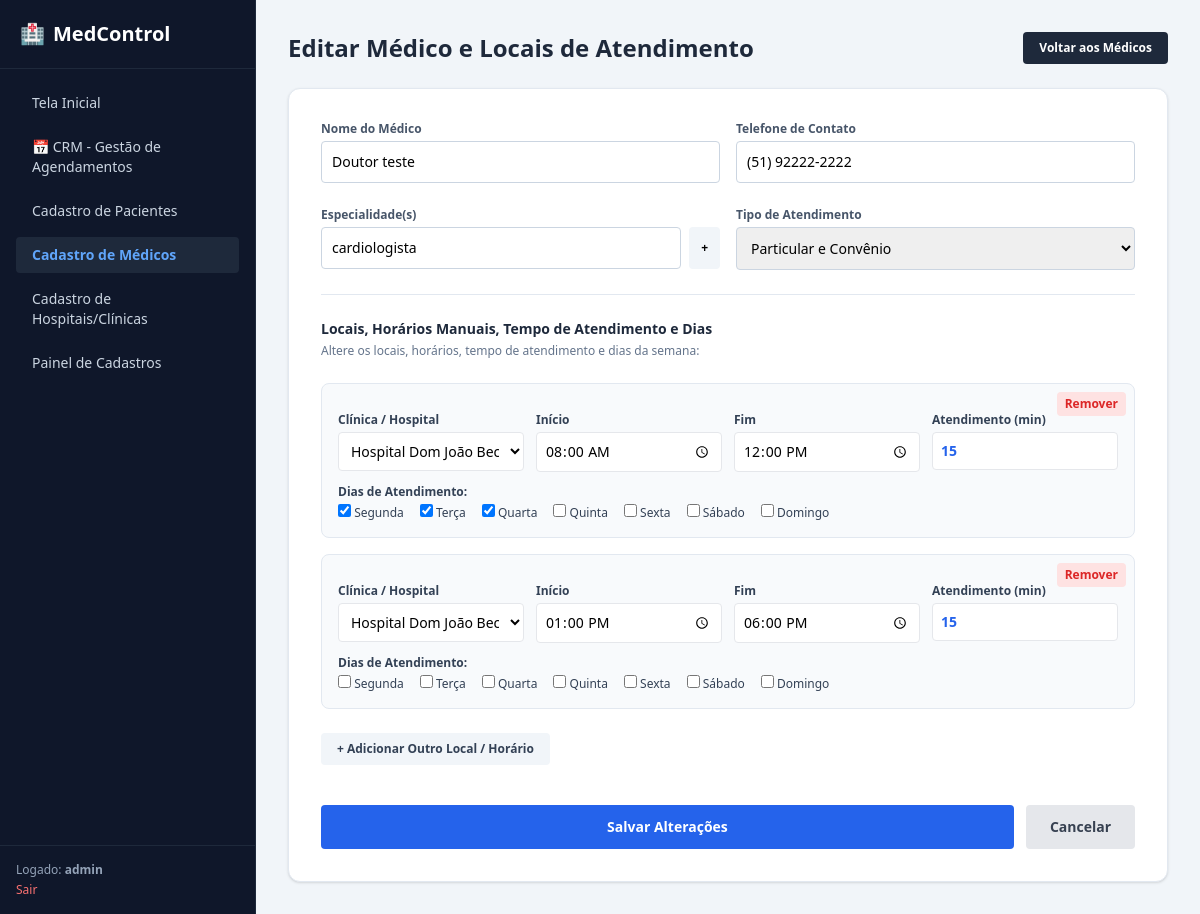
/editar/medico/1 (signed in), run on the app's committed database.
### tables this page shows
CREATE TABLE usuarios (
        id INTEGER PRIMARY KEY AUTOINCREMENT,
        username TEXT UNIQUE NOT NULL,
        senha TEXT NOT NULL,
        is_admin BOOLEAN NOT NULL,
        status TEXT DEFAULT 'ativo'
    , primeiro_acesso BOOLEAN DEFAULT 1, nome_completo TEXT, cpf TEXT, telefone TEXT, email TEXT, rua TEXT, numero TEXT, complemento TEXT, bairro TEXT, cidade TEXT, cep TEXT, endereco TEXT);

CREATE TABLE medicos (
        id INTEGER PRIMARY KEY AUTOINCREMENT,
        nome TEXT NOT NULL,
        especialidade TEXT NOT NULL,
        telefone TEXT,
        tipo_atendimento TEXT NOT NULL
    );

CREATE TABLE medico_locais (
        id INTEGER PRIMARY KEY AUTOINCREMENT,
        medico_id INTEGER,
        clinica_id INTEGER,
        dias TEXT,
        horario_inicio TEXT,
        horario_fim TEXT,
        duracao_minutos INTEGER DEFAULT 30
    );

CREATE TABLE clinicas (
        id INTEGER PRIMARY KEY AUTOINCREMENT,
        nome TEXT NOT NULL,
        telefone TEXT,
        endereco TEXT,
        modalidade TEXT DEFAULT 'Particular'
    , email TEXT, rua TEXT, numero TEXT, complemento TEXT, bairro TEXT, cidade TEXT, cep TEXT);

### app.py (the view, shortened to what this page needs)
@app.route('/editar/medico/<int:id>', methods=['GET', 'POST'])
@login_required
def editar_medico(id):
    conn = get_db_connection()
    medico = conn.execute('SELECT * FROM medicos WHERE id = ?', (id,)).fetchone()
    locais = conn.execute('SELECT * FROM medico_locais WHERE medico_id = ?', (id,)).fetchall()
    clinicas = conn.execute('SELECT * FROM clinicas').fetchall()
    conn.close()
    return render_template('editar_medico.html', medico=medico, locais=locais, clinicas=clinicas)

### app.py (called while the page is built)
def get_db_connection():
    conn = sqlite3.connect('database.db')
    conn.row_factory = sqlite3.Row
    return conn

def login_required(f):
    @wraps(f)
    def decorated_function(*args, **kwargs):
        if 'user_id' not in session:
            return redirect(url_for('login'))
        conn = get_db_connection()
        user = conn.execute('SELECT * FROM usuarios WHERE id = ?', (session['user_id'],)).fetchone()
        conn.close()
        if not user or user['status'] == 'bloqueado':
            session.clear()
            flash('Sua conta está bloqueada ou inativa.', 'danger')
            return redirect(url_for('login'))
        if user['primeiro_acesso'] and request.endpoint not in ['alterar_senha', 'logout']:
            return redirect(url_for('alterar_senha'))
        return f(*args, **kwargs)
    return decorated_function

### templates/editar_medico.html (shortened to what this page needs)
<!DOCTYPE html>
<html lang="pt-br">
<head>
    <script src="https://cdn.tailwindcss.com"></script>
</head>
<body class="bg-slate-100 flex h-screen overflow-hidden">
    <div class="w-64 bg-slate-900 text-slate-300 border-r border-slate-800 flex flex-col justify-between">
        <div>
            <div class="p-5 font-bold text-xl text-white border-b border-slate-800 flex items-center gap-2">
                <span>🏥</span> MedControl
            </div>
            <nav class="p-4 space-y-2 text-sm">
                <a href="/" class="block px-4 py-2 rounded hover:bg-slate-800 text-slate-300">Tela Inicial</a>
                <a href="/crm" class="block px-4 py-2 rounded hover:bg-slate-800 text-slate-300">📅 CRM - Gestão de Agendamentos</a>
                <a href="/pacientes" class="block px-4 py-2 rounded hover:bg-slate-800 text-slate-300">Cadastro de Pacientes</a>
                <a href="/medicos" class="block px-4 py-2 rounded bg-slate-800 text-blue-400 font-semibold">Cadastro de Médicos</a>
                <a href="/clinicas" class="block px-4 py-2 rounded hover:bg-slate-800 text-slate-300">Cadastro de Hospitais/Clínicas</a>
                <a href="/cadastros" class="block px-4 py-2 rounded hover:bg-slate-800 text-slate-300">Painel de Cadastros</a>
            </nav>
        </div>
        <div class="p-4 border-t border-slate-800 text-xs">
            <span class="text-slate-400 block">Logado: <b>{{ session.username }}</b></span>
            <a href="/logout" class="text-red-400 hover:underline mt-1 block">Sair</a>
        </div>
    </div>
    <div class="flex-1 flex flex-col overflow-y-auto p-8">
        <div class="max-w-4xl mx-auto w-full">
            <div class="flex justify-between items-center mb-6">
                <h1 class="text-2xl font-bold text-slate-800">Editar Médico e Locais de Atendimento</h1>
                <a href="/cadastros?secao=medicos" class="bg-slate-800 text-white px-4 py-2 rounded text-xs font-bold hover:bg-slate-900">Voltar aos Médicos</a>
            </div>
            <div class="bg-white p-8 rounded-xl shadow border border-slate-200">
                <form method="POST" class="space-y-6">
                    <div class="grid grid-cols-2 gap-4">
                        <div>
                            <label class="block text-xs font-semibold text-slate-600 mb-1">Nome do Médico</label>
                            <input type="text" name="nome" value="{{ medico.nome }}" required class="w-full p-2.5 border border-slate-300 rounded text-sm">
                        </div>
                        <div>
                            <label class="block text-xs font-semibold text-slate-600 mb-1">Telefone de Contato</label>
                            <input type="text" name="telefone" value="{{ medico.telefone or '' }}" oninput="mascaraTelefone(this)" class="w-full p-2.5 border border-slate-300 rounded text-sm">
                        </div>
                    </div>
                    <div class="grid grid-cols-2 gap-4">
                        <div id="especialidades-container">
                            <label class="block text-xs font-semibold text-slate-600 mb-1">Especialidade(s)</label>
                            <div class="flex gap-2">
                                <input type="text" name="especialidades[]" value="{{ medico.especialidade }}" required class="w-full p-2.5 border border-slate-300 rounded text-sm">
                                <button type="button" onclick="adicionarEspecialidade()" class="bg-slate-100 px-3 py-2 rounded font-bold hover:bg-slate-200 text-xs">+</button>
                            </div>
                        </div>
                        <div>
                            <label class="block text-xs font-semibold text-slate-600 mb-1">Tipo de Atendimento</label>
                            <select name="tipo_atendimento" class="w-full p-2.5 border border-slate-300 rounded text-sm">
                                <option value="Particular e Convênio" {% if medico.tipo_atendimento == 'Particular e Convênio' %}selected{% endif %}>Particular e Convênio</option>
                            </select>
                        </div>
                    </div>
                    <hr class="border-slate-200">
                    <div>
                        <h3 class="text-sm font-bold text-slate-800 mb-1">Locais, Horários Manuais, Tempo de Atendimento e Dias</h3>
                        <p class="text-xs text-slate-500 mb-4">Altere os locais, horários, tempo de atendimento e dias da semana:</p>
                    </div>
                    <div id="locais-container" class="space-y-4">
                        {% if locais %}
                            {% for l in locais %}
                            <div class="bg-slate-50 p-4 rounded-lg border border-slate-200 space-y-3 relative">
                                <button type="button" onclick="this.parentElement.remove()" class="absolute top-2 right-2 bg-red-100 text-red-600 px-2 py-1 rounded text-xs font-bold hover:bg-red-200">Remover</button>
                                <div class="grid grid-cols-1 md:grid-cols-4 gap-3">
                                    <div>
                                        <label class="text-xs font-semibold block mb-1 text-slate-700">Clínica / Hospital</label>
                                        <select name="clinica_id[]" class="w-full p-2 border rounded text-sm bg-white">
                                            {% for cl in clinicas %}
                                            <option value="{{ cl.id }}" {% if cl.id == l.clinica_id %}selected{% endif %}>{{ cl.nome }}</option>
                                            {% endfor %}
                                        </select>
                                    </div>
                                    <div>
                                        <label class="text-xs font-semibold block mb-1 text-slate-700">Início</label>
                                        <input type="time" name="horario_inicio[]" value="{{ l.horario_inicio }}" class="w-full p-2 border rounded text-sm bg-white">
                                    </div>
                                    <div>
                                        <label class="text-xs font-semibold block mb-1 text-slate-700">Fim</label>
                                        <input type="time" name="horario_fim[]" value="{{ l.horario_fim }}" class="w-full p-2 border rounded text-sm bg-white">
                                    </div>
                                    <div>
                                        <label class="text-xs font-semibold block mb-1 text-slate-700">Atendimento (min)</label>
                                        <input type="number" name="duracao_minutos[]" value="{{ l.duracao_minutos or 30 }}" step="5" min="5" class="w-full p-2 border rounded text-sm bg-white font-bold text-blue-600">
                                    </div>
                                </div>
                                <div>
                                    <label class="text-xs font-semibold block mb-1 text-slate-700">Dias de Atendimento:</label>
                                    <div class="flex flex-wrap gap-4 text-xs text-slate-700">
                                        {% set dias_atuais = l.dias.split(', ') if l.dias else [] %}
                                        <label><input type="checkbox" name="dias_{{ loop.index0 }}[]" value="Segunda" {% if 'Segunda' in dias_atuais %}checked{% endif %}> Segunda</label>
                                        <label><input type="checkbox" name="dias_{{ loop.index0 }}[]" value="Terça" {% if 'Terça' in dias_atuais %}checked{% endif %}> Terça</label>
                                        <label><input type="checkbox" name="dias_{{ loop.index0 }}[]" value="Quarta" {% if 'Quarta' in dias_atuais %}checked{% endif %}> Quarta</label>
                                        <label><input type="checkbox" name="dias_{{ loop.index0 }}[]" value="Quinta" {% if 'Quinta' in dias_atuais %}checked{% endif %}> Quinta</label>
                                        <label><input type="checkbox" name="dias_{{ loop.index0 }}[]" value="Sexta" {% if 'Sexta' in dias_atuais %}checked{% endif %}> Sexta</label>
                                        <label><input type="checkbox" name="dias_{{ loop.index0 }}[]" value="Sábado" {% if 'Sábado' in dias_atuais %}checked{% endif %}> Sábado</label>
                                        <label><input type="checkbox" name="dias_{{ loop.index0 }}[]" value="Domingo" {% if 'Domingo' in dias_atuais %}checked{% endif %}> Domingo</label>
                                    </div>
                                </div>
                            </div>
                            {% endfor %}
                        {% endif %}
                    </div>
                    <button type="button" onclick="adicionarLocal()" class="bg-slate-100 text-slate-700 px-4 py-2 rounded text-xs font-bold hover:bg-slate-200">+ Adicionar Outro Local / Horário</button>
                    <div class="flex gap-3 pt-4">
                        <button type="submit" class="flex-1 bg-blue-600 hover:bg-blue-700 text-white font-semibold py-3 rounded text-sm transition">Salvar Alterações</button>
                        <a href="/cadastros?secao=medicos" class="bg-gray-200 text-gray-700 px-6 py-3 rounded font-semibold text-sm flex items-center justify-center hover:bg-gray-300">Cancelar</a>
                    </div>
                </form>
            </div>
        </div>
    </div>
</body>
</html>

### data on the page
usuarios: username "admin"
medicos: nome "Doutor teste", telefone "(51) 92222-2222", especialidade "cardiologista", tipo_atendimento "Particular e Convênio"
medico_locais: clinica.nome "Hospital Dom João Becker", horario_inicio "08:00", horario_fim "12:00", duracao_minutos "15"
medico_locais: clinica.nome "Hospital Dom João Becker", horario_inicio "13:00", horario_fim "18:00", duracao_minutos "15"
